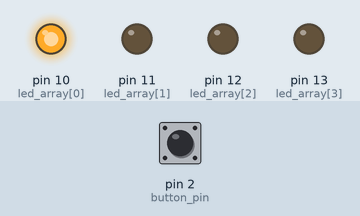
Simulated run of this sketch. Board: Arduino Uno, built with avr-gcc and run on an emulated ATmega328P. On the bench: output pins drawn as LEDs (lit = HIGH). Inputs (shaded band) come from the test bench; at power-on: pin 2 (button_pin) HIGH.

Above: at 1.2 s.
1.3 s: pin 2 (button_pin) pulled LOW for 0.15 s
At 1.8 s:
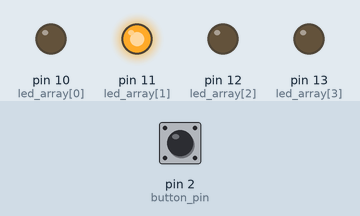
2.9 s: pin 2 (button_pin) pulled LOW for 1 s
At 4.2 s:
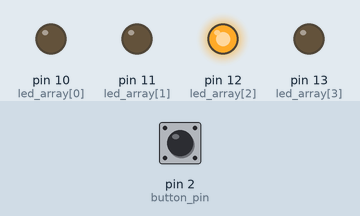
5.4 s: pin 2 (button_pin) pulled LOW for 0.15 s
At 6.1 s:
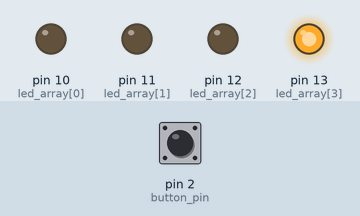
7.0 s: pin 2 (button_pin) pulled LOW for 3.2 s
At 7.3 s:
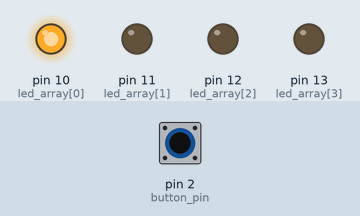
Timing chart, 0 to 10.0 s (numbered marks = the images above; inputs shaded):
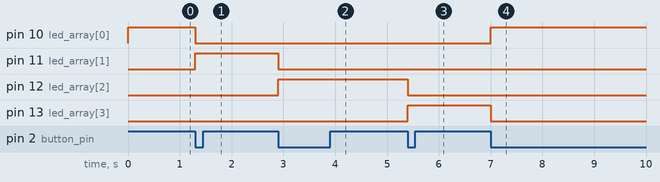

The sketch:

ForInterrupt.ino
```cpp
int led_array[] = { 10, 11, 12, 13 };
int led_count = 4;
volatile int led_pos = 0;

int button_pin = 2;

void setup() {
  for (int this_led = 0; this_led < led_count; this_led++) {
    pinMode(led_array[this_led], OUTPUT);
    digitalWrite(led_array[this_led], LOW);
  }

  pinMode(button_pin, INPUT);
  attachInterrupt(0, change, FALLING);
}

void loop() {
  for (int this_led = 0; this_led < led_count; this_led++) {
    if( this_led == led_pos ) {
      digitalWrite(led_array[this_led], HIGH);
    } else {
      digitalWrite(led_array[this_led], LOW);
    }
  }
}

void change() {
  led_pos = (led_pos + 1) % 4;
}
```

Measured:
- after the input at 1.3 s, pin 10 (led_array[0]): HIGH → LOW at once; pin 11 (led_array[1]): LOW → HIGH at once
- after the input at 2.9 s, pin 11 (led_array[1]): HIGH → LOW at once; pin 12 (led_array[2]): LOW → HIGH at once
- after the input at 5.4 s, pin 12 (led_array[2]): HIGH → LOW at once; pin 13 (led_array[3]): LOW → HIGH at once
- after the input at 7.0 s, pin 10 (led_array[0]): LOW → HIGH at once; pin 13 (led_array[3]): HIGH → LOW at once
